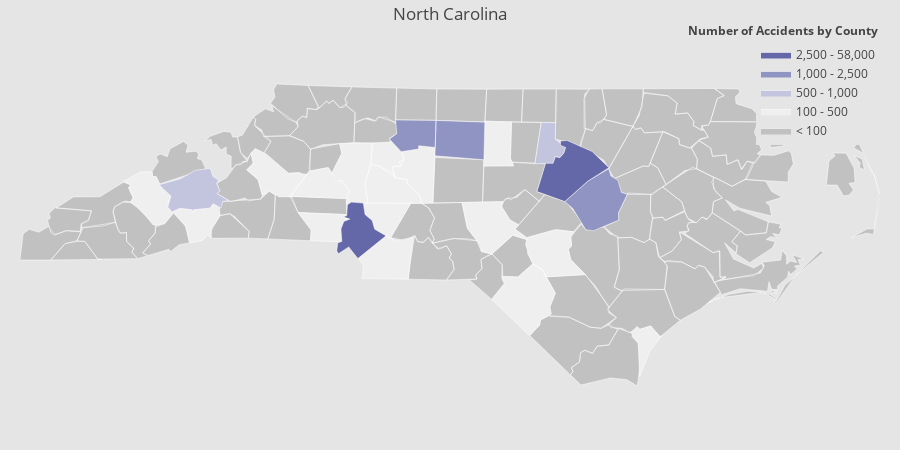

Source (notebook cell):
### Code cell
import plotly.figure_factory as ff
import plotly.graph_objects as go
import plotly as py

import numpy as np
import pandas as pd

df_sample_r = a

values = df_sample_r['Counts'].tolist()
fips = df_sample_r['County'].tolist()

colorscale = [
    'rgb(193, 193, 193)',
    'rgb(239,239,239)',
    'rgb(195, 196, 222)',
    'rgb(144,148,194)',
    'rgb(101,104,168)',
    'rgb(65, 53, 132)'
]

fig = ff.create_choropleth(
    fips=fips, values=values, scope=['NC'], show_state_data=False,
    colorscale=colorscale,binning_endpoints=[100,500,1000,2500,58000], round_legend_values=False,
    plot_bgcolor='rgb(229,229,229)',
    paper_bgcolor='rgb(229,229,229)',
    legend_title='Number of Accidents by County',
    county_outline={'color': 'rgb(255,255,255)', 'width': 0.5},
    title="North Carolina"
)
fig.layout.template = None
#py.offline.plot(fig)
fig.show()

### Figure 1 — Plotly figure (JSON) as saved in the notebook; plotly's stock layout.template omitted (floating-point values rounded to 4 significant figures; data arrays with more than 128 entries replaced by an {"elided": "..."} marker saying what was removed)
{"data": [{"fill": "toself", "fillcolor": "rgb(193, 193, 193)", "hoverinfo": "none", "line": {"color": "rgb(255,255,255)", "width": 0.5}, "mode": "lines", "name": "< 100", "type": "scatter", "x": {"elided": "1091 float values"}, "y": {"elided": "1091 float values"}}, {"fill": "toself", "fillcolor": "rgb(239,239,239)", "hoverinfo": "none", "line": {"color": "rgb(255,255,255)", "width": 0.5}, "mode": "lines", "name": "100 - 500", "type": "scatter", "x": {"elided": "200 float values"}, "y": {"elided": "200 float values"}}, {"fill": "toself", "fillcolor": "rgb(195, 196, 222)", "hoverinfo": "none", "line": {"color": "rgb(255,255,255)", "width": 0.5}, "mode": "lines", "name": "500 - 1,000", "type": "scatter", "x": [-79.01, -78.95, -78.8, -78.81, -78.7, -78.72, -78.76, -78.8, -78.83, -79.02, -79.01, null, -82.89, -82.67, -82.51, -82.36, -82.33, -82.28, -82.29, -82.26, -82.29, -82.17, -82.23, -82.25, -82.33, -82.36, -82.54, -82.53, -82.55, -82.67, -82.76, -82.8, -82.77, -82.89, null], "y": [35.89, 36.24, 36.24, 36.09, 36.01, 35.96, 35.92, 35.93, 35.87, 35.86, 35.89, null, 35.67, 35.73, 35.8, 35.82, 35.75, 35.71, 35.68, 35.62, 35.59, 35.53, 35.52, 35.46, 35.5, 35.46, 35.44, 35.42, 35.44, 35.46, 35.43, 35.47, 35.57, 35.67, null]}, {"fill": "toself", "fillcolor": "rgb(144,148,194)", "hoverinfo": "none", "line": {"color": "rgb(255,255,255)", "width": 0.5}, "mode": "lines", "name": "1,000 - 2,500", "type": "scatter", "x": [-80.05, -80.04, -79.53, -79.54, -80.05, null, -80.52, -80.44, -80.45, -80.04, -80.04, -80.21, -80.21, -80.39, -80.52, null, -78.71, -78.47, -78.26, -78.23, -78.16, -78.13, -78.06, -78.15, -78.15, -78.41, -78.49, -78.63, -78.71, null], "y": [35.94, 36.26, 36.24, 35.9, 35.94, null, 36.09, 36.14, 36.26, 36.26, 36.01, 36.03, 36.0, 35.97, 36.09, null, 35.52, 35.71, 35.82, 35.75, 35.71, 35.6, 35.59, 35.42, 35.35, 35.25, 35.26, 35.46, 35.52, null]}, {"fill": "toself", "fillcolor": "rgb(101,104,168)", "hoverinfo": "none", "line": {"color": "rgb(255,255,255)", "width": 0.5}, "mode": "lines", "name": "2,500 - 58,000", "type": "scatter", "x": [-81.06, -81.05, -81.01, -81.02, -80.99, -80.92, -80.99, -80.96, -80.95, -80.91, -80.78, -80.77, -80.69, -80.67, -80.55, -80.84, -80.93, -81.04, -81.06, null, -78.98, -78.91, -78.83, -78.8, -78.76, -78.72, -78.7, -78.75, -78.75, -78.68, -78.43, -78.25, -78.47, -78.71, -79.0, -78.98, null], "y": [35.07, 35.15, 35.16, 35.27, 35.34, 35.36, 35.38, 35.39, 35.49, 35.51, 35.51, 35.4, 35.35, 35.27, 35.21, 35.0, 35.11, 35.04, 35.07, null, 35.64, 35.87, 35.87, 35.93, 35.92, 35.96, 36.01, 36.03, 36.07, 36.07, 35.98, 35.83, 35.7, 35.52, 35.61, 35.64, null]}, {"fill": "toself", "fillcolor": "rgb(65, 53, 132)", "hoverinfo": "none", "line": {"color": "rgb(255,255,255)", "width": 0.5}, "mode": "lines", "name": "> 58,000", "type": "scatter", "x": [], "y": []}, {"hoverinfo": "text", "legendgroup": "centroids", "marker": {"color": "white", "opacity": 0}, "mode": "markers", "name": "US Counties", "selected": {"marker": {"color": "white", "opacity": 1, "size": 3}}, "showlegend": false, "text": ["County: Carteret<br>State: North Carolina<br>FIPS: 37031<br>Value: 5", "County: Carteret<br>State: North Carolina<br>FIPS: 37031<br>Value: 5", "County: Carteret<br>State: North Carolina<br>FIPS: 37031<br>Value: 5", "County: Carteret<br>State: North Carolina<br>FIPS: 37031<br>Value: 5", "County: Carteret<br>State: North Carolina<br>FIPS: 37031<br>Value: 5", "County: Carteret<br>State: North Carolina<br>FIPS: 37031<br>Value: 5", "County: Carteret<br>State: North Carolina<br>FIPS: 37031<br>Value: 5", "County: Dare<br>State: North Carolina<br>FIPS: 37055<br>Value: 8", "County: Dare<br>State: North Carolina<br>FIPS: 37055<br>Value: 8", "County: Dare<br>State: North Carolina<br>FIPS: 37055<br>Value: 8", "County: Dare<br>State: North Carolina<br>FIPS: 37055<br>Value: 8", "County: Onslow<br>State: North Carolina<br>FIPS: 37133<br>Value: 22", "County: Onslow<br>State: North Carolina<br>FIPS: 37133<br>Value: 22", "County: Onslow<br>State: North Carolina<br>FIPS: 37133<br>Value: 22", "County: Mecklenburg<br>State: North Carolina<br>FIPS: 37119<br>Value: 55229", "County: Wake<br>State: North Carolina<br>FIPS: 37183<br>Value: 40421", "County: Guilford<br>State: North Carolina<br>FIPS: 37081<br>Value: 2443", "County: Forsyth<br>State: North Carolina<br>FIPS: 37067<br>Value: 1237", "County: Johnston<br>State: North Carolina<br>FIPS: 37101<br>Value: 1039", "County: Durham<br>State: North Carolina<br>FIPS: 37063<br>Value: 950", "County: Buncombe<br>State: North Carolina<br>FIPS: 37021<br>Value: 701", "County: Cabarrus<br>State: North Carolina<br>FIPS: 37025<br>Value: 499", "County: Iredell<br>State: North Carolina<br>FIPS: 37097<br>Value: 499", "County: Gaston<br>State: North Carolina<br>FIPS: 37071<br>Value: 448", "County: Rowan<br>State: North Carolina<br>FIPS: 37159<br>Value: 294", "County: Alamance<br>State: North Carolina<br>FIPS: 37001<br>Value: 279", "County: Moore<br>State: North Carolina<br>FIPS: 37125<br>Value: 252", "County: Catawba<br>State: North Carolina<br>FIPS: 37035<br>Value: 224", "County: Haywood<br>State: North Carolina<br>FIPS: 37087<br>Value: 193", "County: Cumberland<br>State: North Carolina<br>FIPS: 37051<br>Value: 190", "County: Robeson<br>State: North Carolina<br>FIPS: 37155<br>Value: 143", "County: Union<br>State: North Carolina<br>FIPS: 37179<br>Value: 142", "County: Davidson<br>State: North Carolina<br>FIPS: 37057<br>Value: 141", "County: Henderson<br>State: North Carolina<br>FIPS: 37089<br>Value: 130", "County: New Hanover<br>State: North Carolina<br>FIPS: 37129<br>Value: 125", "County: Burke<br>State: North Carolina<br>FIPS: 37023<br>Value: 116", "County: Davie<br>State: North Carolina<br>FIPS: 37059<br>Value: 108", "County: Harnett<br>State: North Carolina<br>FIPS: 37085<br>Value: 96", "County: Granville<br>State: North Carolina<br>FIPS: 37077<br>Value: 84", "County: Warren<br>State: North Carolina<br>FIPS: 37185<br>Value: 79", "County: Nash<br>State: North Carolina<br>FIPS: 37127<br>Value: 75", "County: Surry<br>State: North Carolina<br>FIPS: 37171<br>Value: 74", "County: Randolph<br>State: North Carolina<br>FIPS: 37151<br>Value: 66", "County: Pender<br>State: North Carolina<br>FIPS: 37141<br>Value: 65", "County: McDowell<br>State: North Carolina<br>FIPS: 37111<br>Value: 65", "County: Yadkin<br>State: North Carolina<br>FIPS: 37197<br>Value: 64", "County: Cleveland<br>State: North Carolina<br>FIPS: 37045<br>Value: 63", "County: Brunswick<br>State: North Carolina<br>FIPS: 37019<br>Value: 61", "County: Vance<br>State: North Carolina<br>FIPS: 37181<br>Value: 58", "County: Polk<br>State: North Carolina<br>FIPS: 37149<br>Value: 55", "County: Wilson<br>State: North Carolina<br>FIPS: 37195<br>Value: 53", "County: Franklin<br>State: North Carolina<br>FIPS: 37069<br>Value: 50", "County: Wayne<br>State: North Carolina<br>FIPS: 37191<br>Value: 43", "County: Sampson<br>State: North Carolina<br>FIPS: 37163<br>Value: 41", "County: Halifax<br>State: North Carolina<br>FIPS: 37083<br>Value: 40", "County: Orange<br>State: North Carolina<br>FIPS: 37135<br>Value: 33", "County: Lincoln<br>State: North Carolina<br>FIPS: 37109<br>Value: 32", "County: Lenoir<br>State: North Carolina<br>FIPS: 37107<br>Value: 31", "County: Pitt<br>State: North Carolina<br>FIPS: 37147<br>Value: 28", "County: Wilkes<br>State: North Carolina<br>FIPS: 37193<br>Value: 28", "County: Anson<br>State: North Carolina<br>FIPS: 37007<br>Value: 27", "County: Stanly<br>State: North Carolina<br>FIPS: 37167<br>Value: 25", "County: Chatham<br>State: North Carolina<br>FIPS: 37037<br>Value: 25", "County: Richmond<br>State: North Carolina<br>FIPS: 37153<br>Value: 24", "County: Lee<br>State: North Carolina<br>FIPS: 37105<br>Value: 24", "County: Rockingham<br>State: North Carolina<br>FIPS: 37157<br>Value: 23", "County: Columbus<br>State: North Carolina<br>FIPS: 37047<br>Value: 21", "County: Alexander<br>State: North Carolina<br>FIPS: 37003<br>Value: 20", "County: Duplin<br>State: North Carolina<br>FIPS: 37061<br>Value: 20", "County: Craven<br>State: North Carolina<br>FIPS: 37049<br>Value: 19", "County: Bertie<br>State: North Carolina<br>FIPS: 37015<br>Value: 19", "County: Person<br>State: North Carolina<br>FIPS: 37145<br>Value: 16", "County: Edgecombe<br>State: North Carolina<br>FIPS: 37065<br>Value: 15", "County: Hoke<br>State: North Carolina<br>FIPS: 37093<br>Value: 14", "County: Scotland<br>State: North Carolina<br>FIPS: 37165<br>Value: 14", "County: Northampton<br>State: North Carolina<br>FIPS: 37131<br>Value: 13", "County: Jackson<br>State: North Carolina<br>FIPS: 37099<br>Value: 13", "County: Madison<br>State: North Carolina<br>FIPS: 37115<br>Value: 13", "County: Caldwell<br>State: North Carolina<br>FIPS: 37027<br>Value: 12", "County: Stokes<br>State: North Carolina<br>FIPS: 37169<br>Value: 11", "County: Montgomery<br>State: North Carolina<br>FIPS: 37123<br>Value: 10", "County: Bladen<br>State: North Carolina<br>FIPS: 37017<br>Value: 9", "County: Martin<br>State: North Carolina<br>FIPS: 37117<br>Value: 8", "County: Currituck<br>State: North Carolina<br>FIPS: 37053<br>Value: 7", "County: Avery<br>State: North Carolina<br>FIPS: 37011<br>Value: 7", "County: Greene<br>State: North Carolina<br>FIPS: 37079<br>Value: 7", "County: Caswell<br>State: North Carolina<br>FIPS: 37033<br>Value: 6", "County: Transylvania<br>State: North Carolina<br>FIPS: 37175<br>Value: 6", "County: Beaufort<br>State: North Carolina<br>FIPS: 37013<br>Value: 6", "County: Jones<br>State: North Carolina<br>FIPS: 37103<br>Value: 6", "County: Macon<br>State: North Carolina<br>FIPS: 37113<br>Value: 6", "County: Cherokee<br>State: North Carolina<br>FIPS: 37039<br>Value: 5", "County: Hertford<br>State: North Carolina<br>FIPS: 37091<br>Value: 5", "County: Rutherford<br>State: North Carolina<br>FIPS: 37161<br>Value: 5", "County: Swain<br>State: North Carolina<br>FIPS: 37173<br>Value: 5", "County: Ashe<br>State: North Carolina<br>FIPS: 37009<br>Value: 4", "County: Alleghany<br>State: North Carolina<br>FIPS: 37005<br>Value: 4", "County: Washington<br>State: North Carolina<br>FIPS: 37187<br>Value: 3", "County: Watauga<br>State: North Carolina<br>FIPS: 37189<br>Value: 3", "County: Clay<br>State: North Carolina<br>FIPS: 37043<br>Value: 3", "County: Pasquotank<br>State: North Carolina<br>FIPS: 37139<br>Value: 2", "County: Perquimans<br>State: North Carolina<br>FIPS: 37143<br>Value: 2", "County: Mitchell<br>State: North Carolina<br>FIPS: 37121<br>Value: 2", "County: Pamlico<br>State: North Carolina<br>FIPS: 37137<br>Value: 2", "County: Camden<br>State: North Carolina<br>FIPS: 37029<br>Value: 1", "County: Chowan<br>State: North Carolina<br>FIPS: 37041<br>Value: 1", "County: Graham<br>State: North Carolina<br>FIPS: 37075<br>Value: 1"], "type": "scatter", "unselected": {"marker": {"opacity": 0}}, "x": [[-76.14], [-76.53], [-76.45], [-76.56], [-76.6], [-76.89], [-76.67], [-75.66], [-75.54], [-75.67], [-75.86], [-77.14], [-77.21], [-77.43], -80.83, -78.65, -79.79, -80.26, -78.37, -78.88, -82.53, -80.55, -80.87, -81.18, -80.52, -79.4, -79.48, -81.22, -82.98, -78.83, -79.1, -80.53, -80.21, -82.48, -77.88, -81.7, -80.54, -78.87, -78.65, -78.11, -77.99, -80.69, -79.81, -77.91, -82.05, -80.67, -81.56, -78.24, -78.41, -82.17, -77.92, -78.29, -78.0, -78.37, -77.65, -79.12, -81.22, -77.64, -77.37, -81.16, -80.1, -80.25, -79.26, -79.75, -79.17, -79.77, -78.66, -81.18, -77.93, -77.09, -76.98, -78.97, -77.6, -79.24, -79.48, -77.4, -83.14, -82.71, -81.55, -80.24, -79.91, -78.56, -77.11, -76.01, -81.92, -77.68, -79.33, -82.8, -76.86, -77.36, -83.42, -84.06, -76.98, -81.92, -83.49, -81.5, -81.13, -76.58, -81.7, -83.75, -76.28, -76.44, -82.16, -76.74, -76.21, -76.61, -83.83], "y": [[35.0], [34.71], [34.72], [34.7], [34.67], [34.68], [34.84], [35.88], [35.41], [36.0], [35.78], [34.64], [34.61], [34.73], 35.25, 35.79, 36.08, 36.13, 35.52, 36.04, 35.61, 35.39, 35.81, 35.29, 35.64, 36.04, 35.31, 35.66, 35.56, 35.05, 34.64, 34.99, 35.79, 35.34, 34.23, 35.75, 35.93, 35.37, 36.3, 36.4, 35.97, 36.41, 35.71, 34.52, 35.68, 36.16, 35.33, 34.07, 36.36, 35.28, 35.71, 36.08, 35.36, 34.99, 36.26, 36.06, 35.49, 35.24, 35.59, 36.21, 34.97, 35.31, 35.7, 35.01, 35.48, 36.4, 34.27, 35.92, 34.94, 35.12, 36.07, 36.39, 35.91, 35.02, 34.84, 36.42, 35.29, 35.86, 35.95, 36.4, 35.33, 34.61, 35.84, 36.4, 36.08, 35.48, 36.39, 35.2, 35.49, 35.02, 35.15, 35.13, 36.36, 35.4, 35.49, 36.43, 36.49, 35.82, 36.23, 35.06, 36.3, 36.21, 36.01, 35.14, 36.39, 36.15, 35.35]}], "layout": {"annotations": [{"showarrow": false, "text": "<b>Number of Accidents by County</b>", "x": 1, "xanchor": "right", "xref": "paper", "y": 1.05, "yref": "paper"}], "dragmode": "select", "height": 450, "hovermode": "closest", "legend": {"traceorder": "reversed", "x": 1, "xanchor": "right", "y": 1, "yanchor": "top"}, "margin": {"b": 20, "l": 20, "r": 20, "t": 40}, "paper_bgcolor": "rgb(229,229,229)", "plot_bgcolor": "rgb(229,229,229)", "title": {"text": "North Carolina"}, "width": 900, "xaxis": {"autorange": false, "fixedrange": true, "range": [-84.32, -75.46], "showgrid": false, "showticklabels": false, "zeroline": false}, "yaxis": {"autorange": false, "fixedrange": true, "range": [33.44, 36.99], "showgrid": false, "showticklabels": false, "zeroline": false}}}
